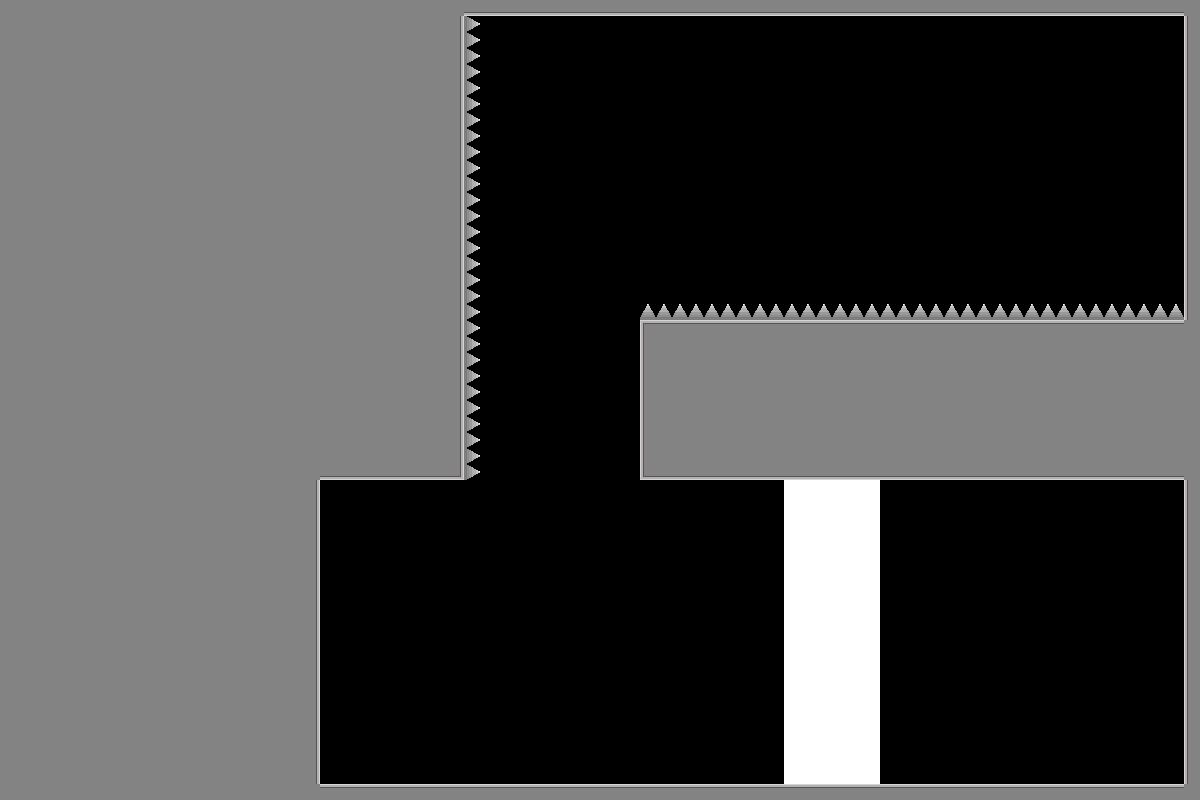

A 2D game scene composited from a Tiled map and its tileset images. What follows is a short description and the map's XML, with each tile layer's data collapsed to a summary:
An orthogonal 75x50 tile map with 16x16 px tiles, 1 tile layer (Tile Layer 1) and 2 objects (white_button, clock).

<map version="1.10" tiledversion="1.12.2" orientation="orthogonal" renderorder="right-down" width="75" height="50" tilewidth="16" tileheight="16" infinite="0" nextlayerid="3" nextobjectid="3">
 <tileset firstgid="1" source="place_holder_tileset.tsx" />
 <layer id="1" name="Tile Layer 1" width="75" height="50">
  <data>[3750 cells, 1936 non-empty, 11 distinct tile ids]</data>
 </layer>
 <objectgroup id="2" name="object_layer">
  <object id="1" name="white_button" x="355.883" y="570.659" width="132.71" height="43.4324" rotation="90">
   <properties>
    <property name="obj_type" value="button" />
   </properties>
  </object>
  <object id="2" name="time_stop" type="clock" x="537.892" y="115.633" width="80" height="80">
   <properties>
    <property name="ability_type" value="clock" />
   </properties>
   <ellipse />
  </object>
 </objectgroup>
</map>
